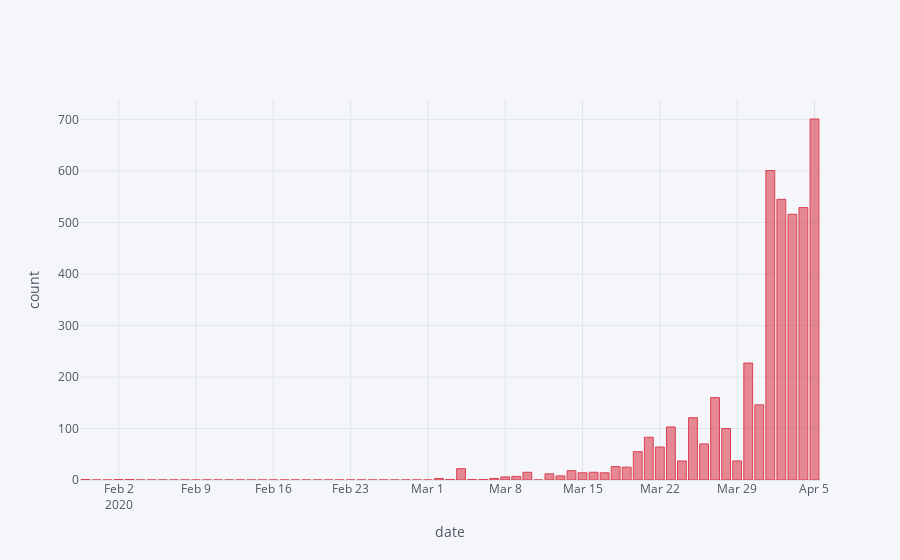

The notebook cell saved with this chart:
### Markdown cell above
# new cases in INDIA

### Code cell
df1.iplot(kind='bar',x='Date',y='New Cases',color='red'
         ,xTitle='date',yTitle='count')

### Figure 1 — Plotly figure (JSON) as saved in the notebook; plotly's stock layout.template omitted (floating-point values rounded to 4 significant figures)
{"data": [{"marker": {"color": "rgba(219, 64, 82, 0.6)", "line": {"color": "rgba(219, 64, 82, 1.0)", "width": 1}}, "name": "New Cases", "orientation": "v", "text": "", "type": "bar", "x": ["2020-01-30", "2020-01-31", "2020-02-01", "2020-02-02", "2020-02-03", "2020-02-04", "2020-02-05", "2020-02-06", "2020-02-07", "2020-02-08", "2020-02-09", "2020-02-10", "2020-02-11", "2020-02-12", "2020-02-13", "2020-02-14", "2020-02-15", "2020-02-16", "2020-02-17", "2020-02-18", "2020-02-19", "2020-02-20", "2020-02-21", "2020-02-22", "2020-02-23", "2020-02-24", "2020-02-25", "2020-02-26", "2020-02-27", "2020-02-28", "2020-02-29", "2020-03-01", "2020-03-02", "2020-03-03", "2020-03-04", "2020-03-05", "2020-03-06", "2020-03-07", "2020-03-08", "2020-03-09", "2020-03-10", "2020-03-11", "2020-03-12", "2020-03-13", "2020-03-14", "2020-03-15", "2020-03-16", "2020-03-17", "2020-03-18", "2020-03-19", "2020-03-20", "2020-03-21", "2020-03-22", "2020-03-23", "2020-03-24", "2020-03-25", "2020-03-26", "2020-03-27", "2020-03-28", "2020-03-29", "2020-03-30", "2020-03-31", "2020-04-01", "2020-04-02", "2020-04-03", "2020-04-04", "2020-04-05"], "y": [1, 0, 0, 1, 1, 0, 0, 0, 0, 0, 0, 0, 0, 0, 0, 0, 0, 0, 0, 0, 0, 0, 0, 0, 0, 0, 0, 0, 0, 0, 0, 0, 3, 1, 22, 1, 1, 3, 6, 7, 15, 0, 12, 8, 18, 14, 15, 14, 26, 25, 55, 83, 64, 103, 37, 121, 70, 160, 100, 37, 227, 146, 601, 545, 516, 529, 701]}], "layout": {"legend": {"bgcolor": "#F5F6F9", "font": {"color": "#4D5663"}}, "paper_bgcolor": "#F5F6F9", "plot_bgcolor": "#F5F6F9", "title": {"font": {"color": "#4D5663"}}, "xaxis": {"gridcolor": "#E1E5ED", "showgrid": true, "tickfont": {"color": "#4D5663"}, "title": {"font": {"color": "#4D5663"}, "text": "date"}, "zerolinecolor": "#E1E5ED"}, "yaxis": {"gridcolor": "#E1E5ED", "showgrid": true, "tickfont": {"color": "#4D5663"}, "title": {"font": {"color": "#4D5663"}, "text": "count"}, "zerolinecolor": "#E1E5ED"}}}
